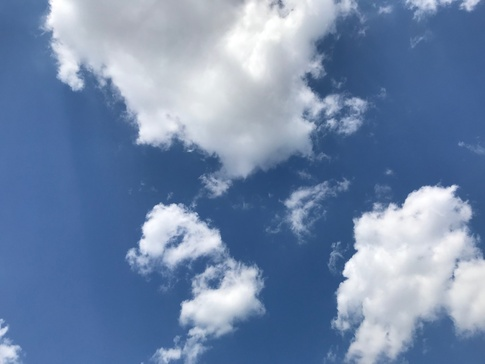
#> input picture coverage/results/04042019/in/11.jpg, 485 x 364 px, shrunk from 2016 x 1512 before the run, given in place of 1.jpg, which was not available
$ python output.py
#> lines starting #> are read from the running program, lines starting #| are printed output that depends on the picture; pictures that were not available may be replaced by others from this repository, and a replacement may not be noted
# Conviniently outputs all the pyplots to a certain directory
import numpy as np
import cv2
import matplotlib.pyplot as plt
import sys

def calc_hue(i, r, g, b):
    if (r < g < b):
        try:
            return ((b - r) / (i - (3 * r))) + 1
        except:
            return 1e9
    elif (g < b):
        try:
            return ((b - r) / (i - (3 * r))) + 2
        except:
            return 1e9
    else:
        try:
            return ((b - r) / (i - (3 * r)))
        except:
            return 1e9

def calc_sat(i, h, r, g, b):
    if (h <= 1):
        return (i - (3 * b)) / i
    elif (1 < h <= 2):
        return (i - (3 * r)) / i
    else:
        return (i - (3 * g)) / i

# Load an color image in grayscale
for i in range(1, 24):
    if i < 13:
        img = cv2.imread('results/04042019/in/' + str(i) + '.jpg')
#> img is the input picture: shape (364, 485, 3); mean B, G, R 170.6, 136.1, 113
    else:
        img = cv2.imread('results/04042019/in/' + str(i) + '.png')

    # Exit if image was not opened (Probably due to a wrong file name)
    if (img.all() == None):
        print("Wrong file name/path, buddy.")
        sys.exit()

    # OpenCV opens images as GBR. We need to change it to RGB, convert it to a numpy array
    # and then normalize all the values
    img = cv2.cvtColor(img, cv2.COLOR_BGR2RGB)
    img = np.asarray(img).astype(np.double)
    img /= 255

    # Vectorize the functions above so that we can use numpy to easily apply the functions
    # to all pixels
    v_hue = np.vectorize(calc_hue)
    v_sat = np.vectorize(calc_sat)

    # Use the vectorized functions above and apply to every element of the matrix
    intensity = img[:,:,0] + img[:,:,1] + img[:,:,2]
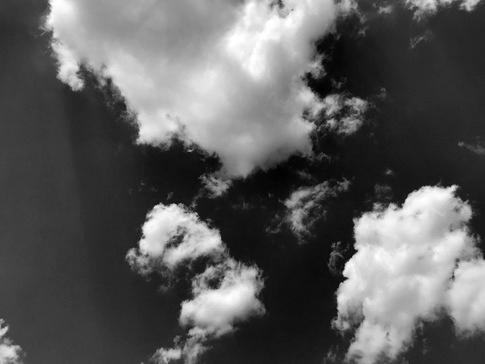
#> intensity: shape (364, 485) float64; min 0.871, max 3, mean 1.65; drawn with min black and max white
    hue = v_hue(intensity, img[:,:,0], img[:,:,1], img[:,:,2])
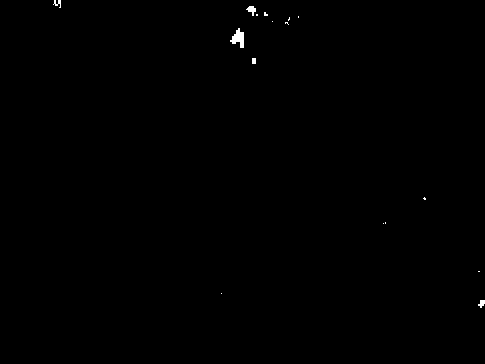
#> hue: shape (364, 485) float64; min -1, max 1e+09, mean 1948568.6; drawn with min black and max white
    sat = v_sat(intensity, hue, img[:,:,0], img[:,:,1], img[:,:,2])
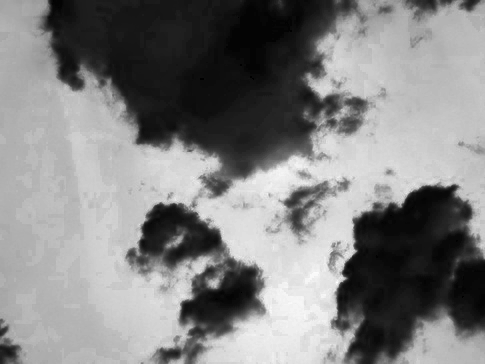
#> sat: shape (364, 485) float64; min -0.00943, max 0.49, mean 0.247; drawn with min black and max white

    # Change values to make output prettier
    sat = np.where(sat > 0.1, 0, sat * 2)
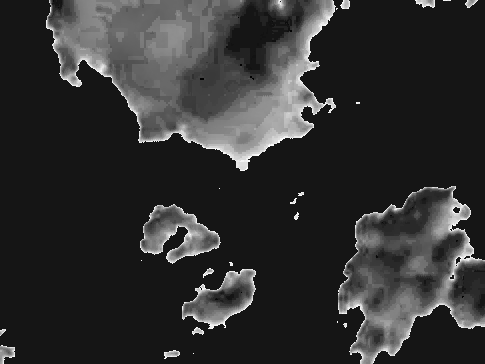
#> sat: shape (364, 485) float64; min -0.0189, max 0.2, mean 0.0234; drawn with min black and max white

    # To make the output image grayscale
    plt.imshow(sat, cmap='gray')
    plt.savefig('results/04042019/out/out' + str(i) + '.png')
    print("Picture #",i," is done.")
#> pass 2 of the loop `for i in range(1, 24):`:
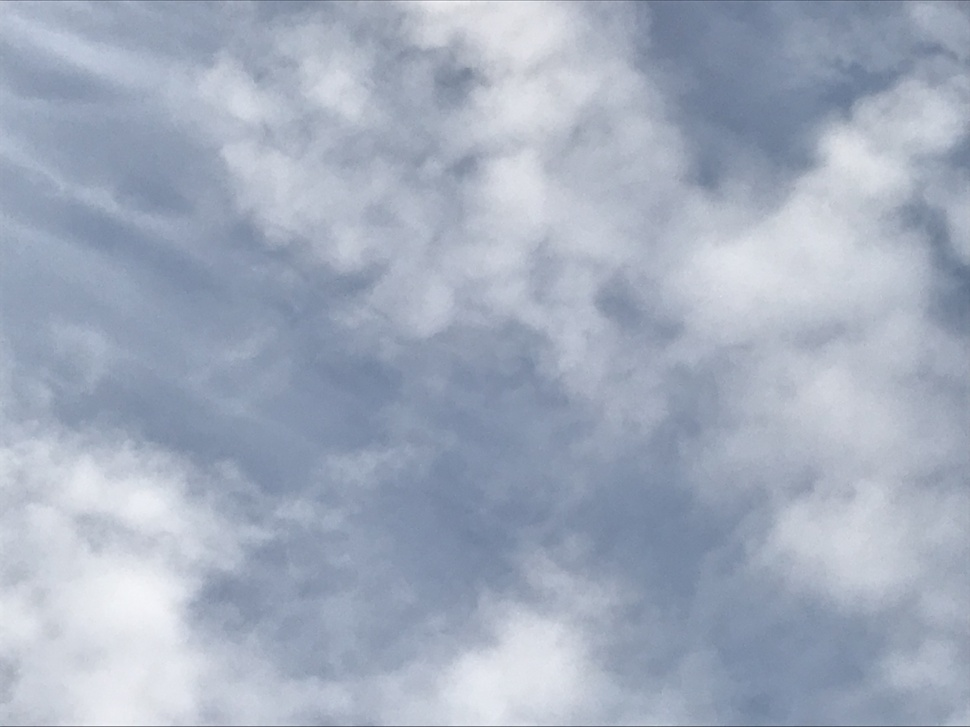
#> input picture coverage/results/04042019/in/9.JPG, 970 x 727 px, shrunk from 4032 x 3024 before the run, given in place of 2.jpg, which was not available
#> img is the input picture: shape (727, 970, 3); mean B, G, R 189.9, 172.7, 162.8
#> `intensity = img[:,:,0] + img[:,:,1] + img[:,:,2]`:
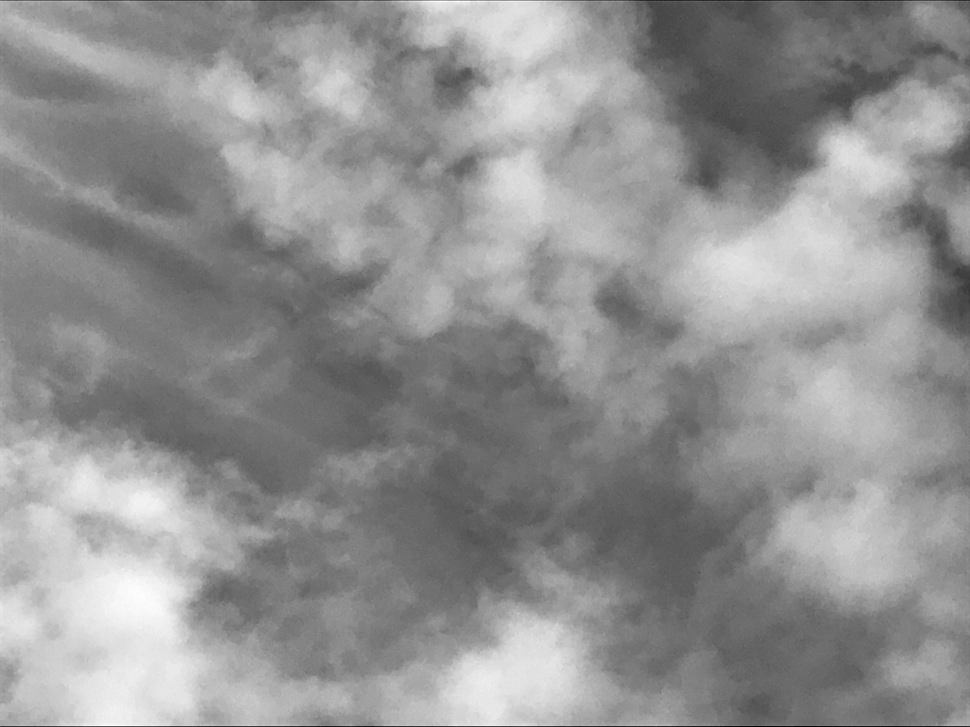
#> intensity: shape (727, 970) float64; min 0.945, max 2.89, mean 2.06; drawn with min black and max white
#> `hue = v_hue(intensity, img[:,:,0], img[:,:,1], img[:,:,2])`:
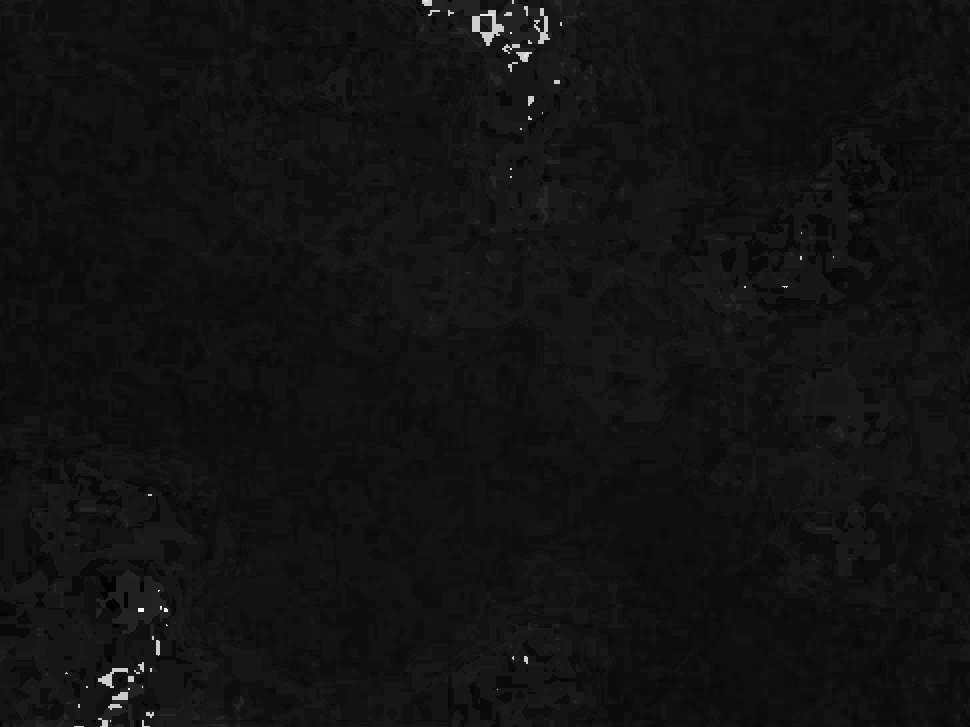
#> hue: shape (727, 970) float64; min 1.62, max 3.33, mean 1.74; drawn with min black and max white
#> (the run stopped early here; a loop or call above may not have finished)
